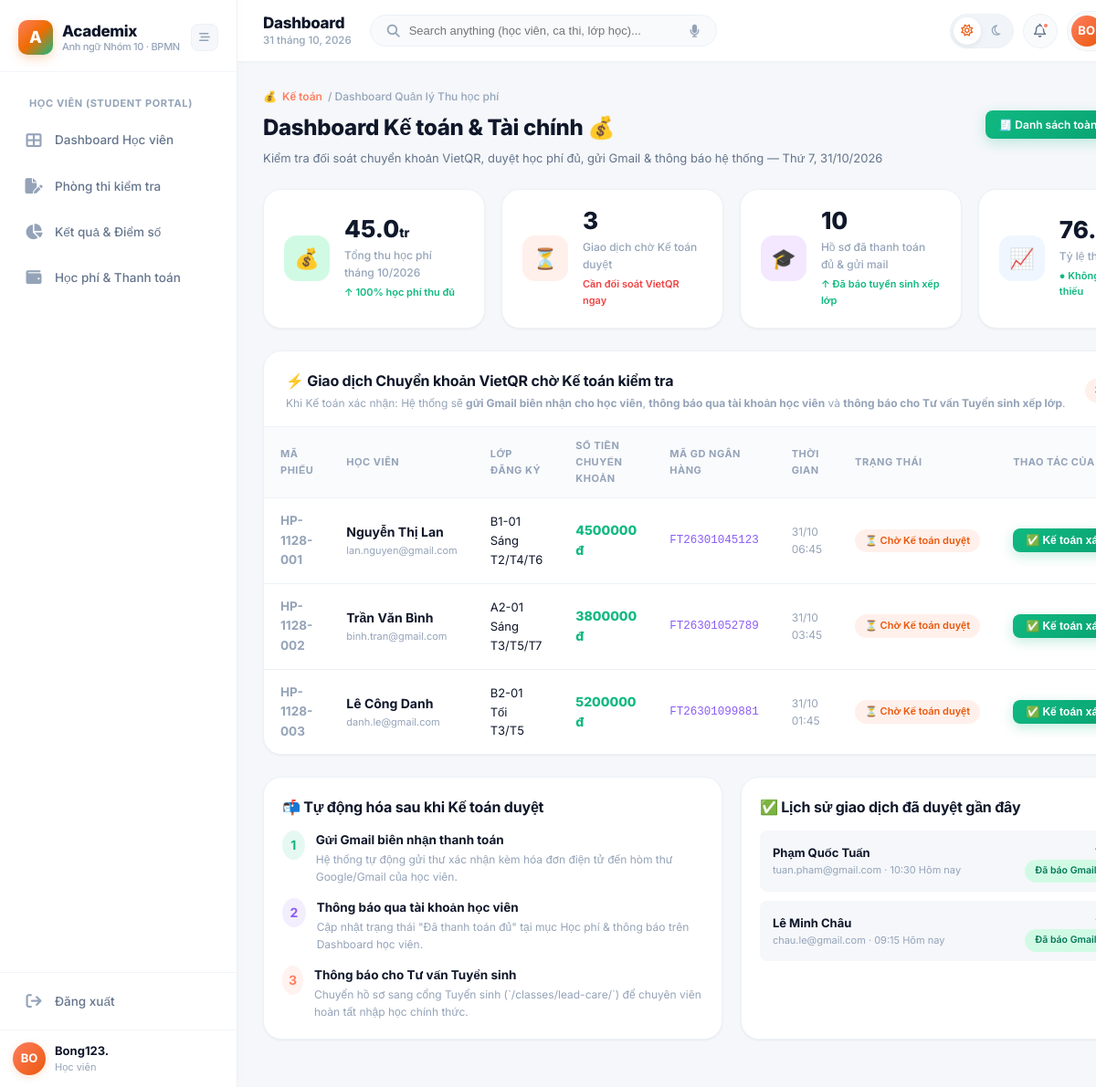
The page /users/accountant/ (signed in) on the database its author committed.
### apps/users/models.py (models this page shows, shortened)
class KhachHang(models.Model):
    class TrangThai(models.TextChoices):
        TIEM_NANG = 'TIEM_NANG', 'Tiềm năng'
        DANG_TU_VAN = 'DANG_TU_VAN', 'Đang tư vấn'
        DA_GHI_DANH = 'DA_GHI_DANH', 'Đã ghi danh'
        NGUNG = 'NGUNG', 'Ngừng'
    ho_ten = models.CharField(max_length=255, verbose_name='Họ tên')
    email = models.EmailField(unique=True, verbose_name='Email')
    so_dien_thoai = models.CharField(max_length=20, blank=True, default='', verbose_name='Số điện thoại')
    ngay_sinh = models.DateField(null=True, blank=True, verbose_name='Ngày sinh')
    trang_thai = models.CharField(
        max_length=20,
        choices=TrangThai.choices,
        default=TrangThai.TIEM_NANG,
        verbose_name='Trạng thái',
    )
    ngay_tao = models.DateTimeField(auto_now_add=True, verbose_name='Ngày tạo')
    class Meta:
        db_table = 'khach_hang'
        verbose_name = 'Khách hàng'
        verbose_name_plural = 'Danh sách khách hàng'
        ordering = ['-ngay_tao']

### apps/users/views.py (the view)
# urls.py: path('accountant/', views.accountant_dashboard, name='accountant_dashboard'),
def accountant_dashboard(request):
    if not request.session.get('user_email') and not (hasattr(request, 'user') and request.user.is_authenticated):
        return redirect('users:student_login')
    now = timezone.now()
    context = {
        'today': now,
        'total_revenue': '45.0',
        'pending_count': 3,
        'confirmed_count': 10,
        'rate_paid': '76.9',
        'pending_transactions': [
            {
                'ma_phieu': 'HP-1128-001',
                'ho_ten': 'Nguyễn Thị Lan',
                'email': 'lan.nguyen@gmail.com',
                'ten_lop': 'B1-01 Sáng T2/T4/T6',
                'so_tien': 4500000,
                'ma_gd_ngan_hang': 'FT26301045123',
                'thoi_gian': now - timedelta(hours=2),
                'trang_thai': 'CHO_DUYET',
            },
            {
                'ma_phieu': 'HP-1128-002',
                'ho_ten': 'Trần Văn Bình',
                'email': 'binh.tran@gmail.com',
                'ten_lop': 'A2-01 Sáng T3/T5/T7',
                'so_tien': 3800000,
                'ma_gd_ngan_hang': 'FT26301052789',
                'thoi_gian': now - timedelta(hours=5),
                'trang_thai': 'CHO_DUYET',
            },
            {
                'ma_phieu': 'HP-1128-003',
                'ho_ten': 'Lê Công Danh',
                'email': 'danh.le@gmail.com',
                'ten_lop': 'B2-01 Tối T3/T5',
                'so_tien': 5200000,
                'ma_gd_ngan_hang': 'FT26301099881',
                'thoi_gian': now - timedelta(hours=7),
                'trang_thai': 'CHO_DUYET',
            },
        ],
        'recent_confirmed': [
            {
                'ho_ten': 'Phạm Quốc Tuấn',
                'so_tien': 4500000,
                'email': 'tuan.pham@gmail.com',
                'time_confirmed': '10:30 Hôm nay',
            },
            {
                'ho_ten': 'Lê Minh Châu',
                'so_tien': 5200000,
                'email': 'chau.le@gmail.com',
                'time_confirmed': '09:15 Hôm nay',
            },
        ]
    }
    return render(request, 'users/accountant_dashboard.html', context)

### apps/users/templates/users/accountant_dashboard.html (shortened to what this page needs)
{% extends 'base.html' %}
{% load static %}
{% block content %}
<div class="page-header">
  <div class="page-breadcrumb">💰 <span>Kế toán</span> / Dashboard Quản lý Thu học phí</div>
  <div style="display: flex; justify-content: space-between; align-items: flex-start; flex-wrap: wrap; gap: 12px;">
    <div>
      <h1 class="page-title">Dashboard Kế toán & Tài chính 💰</h1>
      <p class="page-subtitle">Kiểm tra đối soát chuyển khoản VietQR, duyệt học phí đủ, gửi Gmail & thông báo hệ thống — {{ today|date:"l, d/m/Y" }}</p>
    </div>
    <div style="display: flex; gap: 8px;">
      <a href="{% url 'billing:invoice_list' %}" class="btn btn-emerald btn-sm">
        🧾 Danh sách toàn bộ phiếu học phí
      </a>
    </div>
  </div>
</div>
<div class="stat-grid">
  <div class="stat-card">
    <div class="stat-icon emerald">💰</div>
    <div class="stat-info">
      <div class="stat-value">{{ total_revenue|default:"45.0" }}<span style="font-size:14px">tr</span></div>
      <div class="stat-label">Tổng thu học phí tháng {{ today|date:"m/Y" }}</div>
      <div class="stat-delta up">↑ 100% học phí thu đủ</div>
    </div>
  </div>
  <div class="stat-card">
    <div class="stat-icon coral">⏳</div>
    <div class="stat-info">
      <div class="stat-value" id="kpi-pending-count">{{ pending_count|default:3 }}</div>
      <div class="stat-label">Giao dịch chờ Kế toán duyệt</div>
      <div class="stat-delta down">Cần đối soát VietQR ngay</div>
    </div>
  </div>
  <div class="stat-card">
    <div class="stat-icon purple">🎓</div>
    <div class="stat-info">
      <div class="stat-value">{{ confirmed_count|default:10 }}</div>
      <div class="stat-label">Hồ sơ đã thanh toán đủ & gửi mail</div>
      <div class="stat-delta up">↑ Đã báo tuyển sinh xếp lớp</div>
    </div>
  </div>
  <div class="stat-card">
    <div class="stat-icon blue">📈</div>
    <div class="stat-info">
      <div class="stat-value">{{ rate_paid|default:"76.9" }}%</div>
      <div class="stat-label">Tỷ lệ thanh toán đủ</div>
      <div class="stat-delta up">● Không có thanh toán thiếu</div>
    </div>
  </div>
</div>
<div class="card rounded-2xl shadow-sm" style="margin-bottom: 24px;">
  <div class="card-header">
    <div>
      <div class="card-title">⚡ Giao dịch Chuyển khoản VietQR chờ Kế toán kiểm tra</div>
      <div class="card-subtitle">Khi Kế toán xác nhận: Hệ thống sẽ <strong>gửi Gmail biên nhận cho học viên</strong>, <strong>thông báo qua tài khoản học viên</strong> và <strong>thông báo cho Tư vấn Tuyển sinh xếp lớp</strong>.</div>
    </div>
    <span class="badge badge-coral">{{ pending_count|default:3 }} ca chờ duyệt</span>
  </div>
  <div class="table-wrapper">
    <table id="accountant-pending-table">
      <thead>
        <tr>
          <th>Mã phiếu</th>
          <th>Học viên</th>
          <th>Lớp đăng ký</th>
          <th>Số tiền chuyển khoản</th>
          <th>Mã GD Ngân hàng</th>
          <th>Thời gian</th>
          <th>Trạng thái</th>
          <th>Thao tác của Kế toán</th>
        </tr>
      </thead>
      <tbody>
        {% for item in pending_transactions %}
        <tr id="acc-row-{{ forloop.counter }}">
          <td style="font-weight: 700; color: var(--text-muted);">{{ item.ma_phieu }}</td>
          <td>
            <div style="font-weight: 700; font-size: 14px; color: var(--text-primary);">{{ item.ho_ten }}</div>
            <div style="font-size: 11px; color: var(--text-muted); margin-top: 1px;">{{ item.email }}</div>
          </td>
          <td style="font-size: 13px;">{{ item.ten_lop }}</td>
          <td style="font-weight: 800; font-size: 14px; color: var(--accent-emerald);">
            {{ item.so_tien|floatformat:0 }} đ
          </td>
          <td style="font-family: monospace; font-size: 12.5px; color: var(--accent-purple);">
            {{ item.ma_gd_ngan_hang }}
          </td>
          <td style="font-size: 12px; color: var(--text-muted);">{{ item.thoi_gian|date:"d/m H:i" }}</td>
          <td id="acc-status-{{ forloop.counter }}">
            <span class="badge badge-coral">⏳ Chờ Kế toán duyệt</span>
          </td>
          <td id="acc-action-{{ forloop.counter }}">
            <form method="post" action="{% url 'billing:confirm_invoice' %}" class="acc-confirm-form" data-index="{{ forloop.counter }}" data-name="{{ item.ho_ten }}" data-amount="{{ item.so_tien|floatformat:0 }}đ">
              <button type="submit" class="btn btn-emerald btn-sm" style="font-weight: 700;">
                ✅ Kế toán xác nhận thu đủ
              </button>
            </form>
          </td>
        </tr>
        {% endfor %}
      </tbody>
    </table>
  </div>
</div>
<div class="two-col" style="margin-bottom: 24px;">
  <div class="card rounded-2xl shadow-sm" style="padding: 20px;">
    <div class="card-title" style="margin-bottom: 12px;">📬 Tự động hóa sau khi Kế toán duyệt</div>
    <div style="display: flex; flex-direction: column; gap: 14px;">
      <div style="display: flex; gap: 12px; align-items: flex-start;">
        <div style="background: rgba(16, 185, 129, 0.1); color: var(--accent-emerald); border-radius: 50%; width: 32px; height: 32px; display: flex; align-items: center; justify-content: center; font-size: 14px; font-weight: 700;">1</div>
        <div>
          <div style="font-weight: 700; font-size: 13.5px;">Gửi Gmail biên nhận thanh toán</div>
          <div style="font-size: 12px; color: var(--text-muted);">Hệ thống tự động gửi thư xác nhận kèm hóa đơn điện tử đến hòm thư Google/Gmail của học viên.</div>
        </div>
      </div>
      <div style="display: flex; gap: 12px; align-items: flex-start;">
        <div style="background: rgba(139, 92, 246, 0.1); color: var(--accent-purple); border-radius: 50%; width: 32px; height: 32px; display: flex; align-items: center; justify-content: center; font-size: 14px; font-weight: 700;">2</div>
        <div>
          <div style="font-weight: 700; font-size: 13.5px;">Thông báo qua tài khoản học viên</div>
          <div style="font-size: 12px; color: var(--text-muted);">Cập nhật trạng thái "Đã thanh toán đủ" tại mục Học phí & thông báo trên Dashboard học viên.</div>
        </div>
      </div>
      <div style="display: flex; gap: 12px; align-items: flex-start;">
        <div style="background: rgba(255, 126, 95, 0.1); color: var(--accent-coral); border-radius: 50%; width: 32px; height: 32px; display: flex; align-items: center; justify-content: center; font-size: 14px; font-weight: 700;">3</div>
        <div>
          <div style="font-weight: 700; font-size: 13.5px;">Thông báo cho Tư vấn Tuyển sinh</div>
          <div style="font-size: 12px; color: var(--text-muted);">Chuyển hồ sơ sang cổng Tuyển sinh (`/classes/lead-care/`) để chuyên viên hoàn tất nhập học chính thức.</div>
        </div>
      </div>
    </div>
  </div>
  <div class="card rounded-2xl shadow-sm" style="padding: 20px;">
    <div class="card-title" style="margin-bottom: 12px;">✅ Lịch sử giao dịch đã duyệt gần đây</div>
    <div style="display: flex; flex-direction: column; gap: 10px;">
      {% for item in recent_confirmed %}
      <div style="display: flex; justify-content: space-between; align-items: center; padding: 10px 14px; background: var(--bg-app); border-radius: var(--radius-sm);">
        <div>
          <div style="font-weight: 700; font-size: 13px;">{{ item.ho_ten }}</div>
          <div style="font-size: 11px; color: var(--text-muted);">{{ item.email }} · {{ item.time_confirmed }}</div>
        </div>
        <div style="text-align: right;">
          <div style="font-weight: 700; color: var(--accent-emerald); font-size: 13px;">+{{ item.so_tien|floatformat:0 }} đ</div>
          <span class="badge badge-emerald" style="font-size: 10.5px;">Đã báo Gmail & Tuyển sinh</span>
        </div>
      </div>
      {% endfor %}
    </div>
  </div>
</div>
{% endblock %}

### templates/base.html (shortened to what this page needs)
{% load static %}
<!DOCTYPE html>
<html lang="vi" data-theme="light">
<head>
  <link rel="stylesheet" href="https://cdnjs.cloudflare.com/ajax/libs/font-awesome/6.5.0/css/all.min.css">
  <link rel="stylesheet" href="{% static 'css/academix.css' %}">
  <link rel="stylesheet" href="{% static 'css/components.css' %}">
</head>
<body>
  <div class="app-wrapper">
    <aside class="sidebar" id="sidebar">
      <div class="sidebar-logo">
        <div class="logo-main">
          <div class="logo-icon">A</div>
          <div class="logo-text">
            Academix
            <small>Anh ngữ Nhóm 10 · BPMN</small>
          </div>
        </div>
        <button class="logo-collapse" id="sidebar-collapse-btn" title="Thu gọn / Mở rộng" onclick="toggleSidebar()">
          <i class="fa-solid fa-bars-staggered"></i>
        </button>
      </div>
      <nav class="sidebar-nav">
        {% block sidebar_main %}
        {% if request.user.role == 'STUDENT' or current_role == 'STUDENT' %}
        <div class="sidebar-section-label">Học viên (Student Portal)</div>
        <a href="{% url 'users:student_dashboard' %}" class="nav-item" data-href="{% url 'users:student_dashboard' %}">
          <span class="nav-icon"><i class="fa-solid fa-table-cells-large"></i></span>
          <span>Dashboard Học viên</span>
        </a>
        <a href="{% url 'placement_tests:test_room' %}" class="nav-item"
          data-href="{% url 'placement_tests:test_room' %}">
          <span class="nav-icon"><i class="fa-solid fa-file-pen"></i></span>
          <span>Phòng thi kiểm tra</span>
        </a>
        <a href="{% url 'placement_tests:test_result' %}" class="nav-item"
          data-href="{% url 'placement_tests:test_result' %}">
          <span class="nav-icon"><i class="fa-solid fa-chart-pie"></i></span>
          <span>Kết quả & Điểm số</span>
        </a>
        <a href="{% url 'billing:payment_detail' %}" class="nav-item" data-href="{% url 'billing:payment_detail' %}">
          <span class="nav-icon"><i class="fa-solid fa-wallet"></i></span>
          <span>Học phí & Thanh toán</span>
        </a>
        {% endif %}
        {% endblock %}
      </nav>
      <div class="sidebar-footer">
        <a href="{% url 'users:student_logout' %}" class="nav-item sidebar-footer-item">
          <span class="nav-icon"><i class="fa-solid fa-arrow-right-from-bracket"></i></span>
          <span>Đăng xuất</span>
        </a>
        <div class="sidebar-profile">
          <div class="avatar" id="sidebar-avatar-circle">
            {{ user_initials|default:"HV" }}
          </div>
          <div class="profile-info">
            <div class="profile-name" id="sidebar-user-name">
              {{ display_user_name|default:"Người dùng" }}
            </div>
            <div class="profile-role" id="sidebar-user-role">
              {{ role_label|default:"Học viên" }}
            </div>
          </div>
        </div>
      </div>
    </aside>
    <div class="main-area">
      <header class="top-header">
        <div class="header-left">
          <div class="header-title-box">
            <div class="header-title">{% block page_heading %}Dashboard{% endblock %}</div>
            <div class="header-date" id="header-live-date">23 September, 2024</div>
          </div>
        </div>
        <div class="header-search">
          <i class="fa-solid fa-magnifying-glass search-icon"></i>
          <input type="text" id="global-search" placeholder="Search anything (học viên, ca thi, lớp học)...">
          <i class="fa-solid fa-microphone search-mic" title="Tìm bằng giọng nói"></i>
        </div>
        <div class="header-actions">
          <div class="theme-pill-toggle" title="Đổi chế độ sáng / tối" onclick="ThemeManager.toggle()">
            <div class="theme-pill-btn active" id="theme-sun-btn" title="Giao diện Sáng">
              <i class="fa-regular fa-sun"></i>
            </div>
            <div class="theme-pill-btn" id="theme-moon-btn" title="Giao diện Tối">
              <i class="fa-regular fa-moon"></i>
            </div>
          </div>
          <div class="dropdown-wrapper">
            <button class="header-circle-btn" id="notif-btn" title="Thông báo hệ thống">
              <i class="fa-regular fa-bell"></i>
              {% if unread_notif_count > 0 %}
              <span class="notif-dot"></span>
              {% endif %}
            </button>
          </div>
          <div class="dropdown-wrapper">
            <div class="header-user-capsule" id="user-avatar-btn" title="Tài khoản người dùng">
              <div class="user-avatar-circle" id="header-avatar-circle">
                {{ user_initials|default:"HV" }}
              </div>
            </div>
          </div>
        </div>
      </header>
      <main class="page-content">
        {% block content %}
        {% endblock %}
      </main>
    </div>
  </div>
</body>
</html>

### rows shown on the page
KhachHang: ma_phieu "HP-1128-001", ho_ten "Nguyễn Thị Lan", email "lan.nguyen@gmail.com", ten_lop "B1-01 Sáng T2/T4/T6", so_tien "4500000", ma_gd_ngan_hang "FT26301045123", thoi_gian "31/10 06:45"
KhachHang: ma_phieu "HP-1128-002", ho_ten "Trần Văn Bình", email "binh.tran@gmail.com", ten_lop "A2-01 Sáng T3/T5/T7", so_tien "3800000", ma_gd_ngan_hang "FT26301052789", thoi_gian "31/10 03:45"

### other values the page prints
{{ user_initials|default:"HV" }} "BO"
{{ display_user_name|default:"Người dùng" }} "Bong123."
{{ role_label|default:"Học viên" }} "Học viên"
{{ total_revenue|default:"45.0" }} "45.0"
{{ pending_count|default:3 }} "3"
{{ confirmed_count|default:10 }} "10"
{{ item.ma_phieu }} "HP-1128-003"
{{ item.ho_ten }} "Lê Công Danh"
{{ item.email }} "danh.le@gmail.com"
{{ item.ten_lop }} "B2-01 Tối T3/T5"
{{ item.so_tien|floatformat:0 }} "5200000"
{{ item.ma_gd_ngan_hang }} "FT26301099881"
{{ item.thoi_gian|date:"d/m H:i" }} "31/10 01:45"
{{ item.ho_ten }} "Phạm Quốc Tuấn" "Lê Minh Châu"
{{ item.email }} "tuan.pham@gmail.com" "chau.le@gmail.com"
